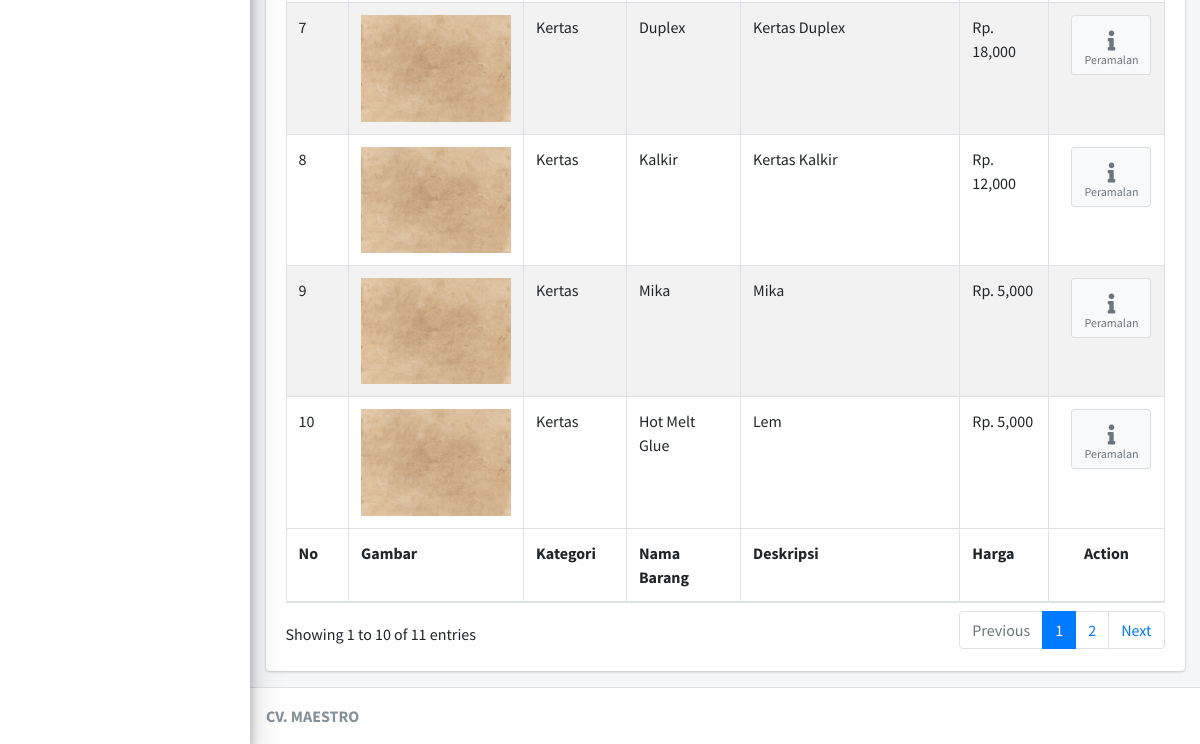
Page /Pimpinan/cPeramalan (signed in, lower part) on the earlier database version.
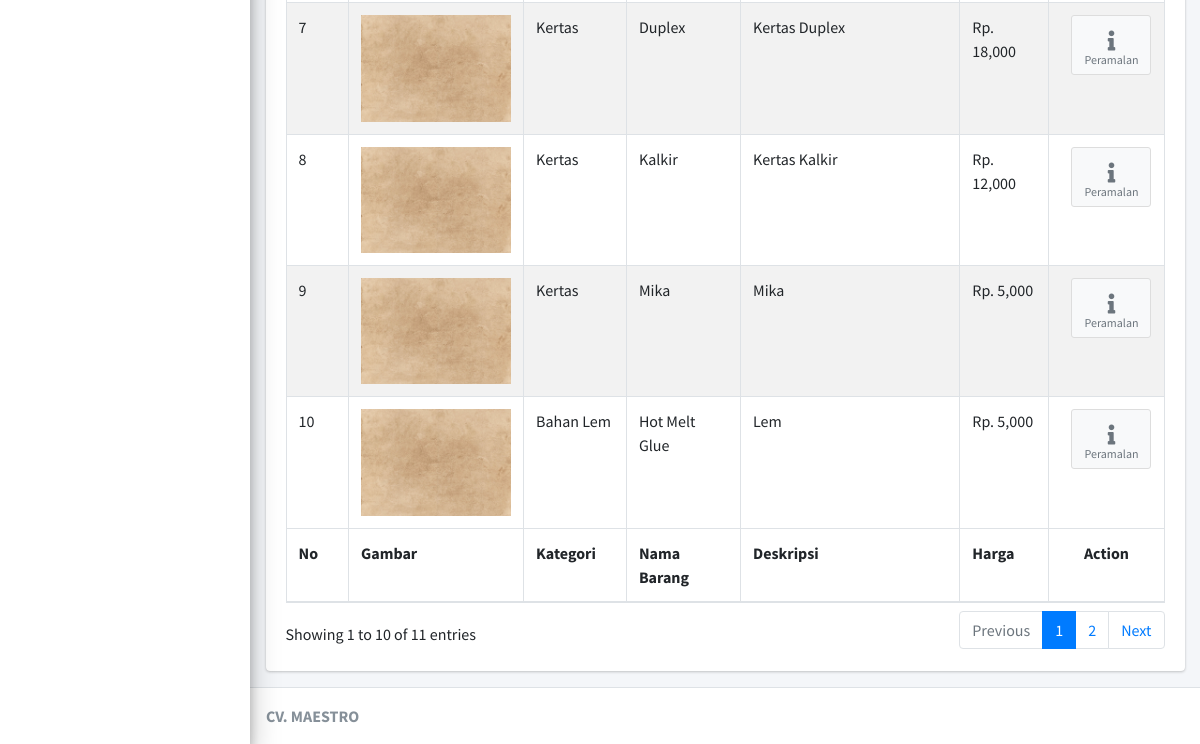
Same page on the later database version.
### tables this page shows
CREATE TABLE `jenis_barang` (
  `id_jenis` int(11) NOT NULL,
  `id_kategori` int(11) NOT NULL,
  `id_supplier` int(11) NOT NULL,
  `nama_barang` varchar(125) NOT NULL,
  `deskripsi` text NOT NULL,
  `harga_supplier` varchar(20) DEFAULT NULL,
  `stok_supplier` int(11) DEFAULT NULL,
  `harga_gudang` varchar(20) DEFAULT NULL,
  `stok_gudang` int(11) DEFAULT NULL,
  `stok_minimal` int(11) NOT NULL,
  `gambar` text NOT NULL,
  `type` int(11) NOT NULL
);

CREATE TABLE `kategori_barang` (
  `id_kategori` int(11) NOT NULL,
  `nama_kategori` varchar(125) NOT NULL
);

### application/controllers/Pimpinan/cPeramalan.php (called while the page is built, shortened)
<?php
class cPeramalan extends CI_Controller
{
	public function __construct()
	{
		$this->load->model('mPeramalan');
	}
	public function index()
	{
		$data = array(
			'barang' => $this->mPeramalan->barang()
		);
		$this->load->view('Pimpinan/Layout/head');
		$this->load->view('Pimpinan/Layout/aside');
		$this->load->view('Pimpinan/vPeramalan', $data);
		$this->load->view('Pimpinan/Layout/footer');
	}
}

### index.php (called while the page is built, shortened)
<?php
require_once BASEPATH.'core/CodeIgniter.php';

### application/models/mPeramalan.php (called while the page is built, shortened)
<?php
class mPeramalan extends CI_Model
{
	public function barang()
	{
		$this->db->select('*');
		$this->db->from('jenis_barang');
		$this->db->join('kategori_barang', 'jenis_barang.id_kategori = kategori_barang.id_kategori', 'left');
		$this->db->where('type=2');
		return $this->db->get()->result();
	}
}

### application/views/Pimpinan/vPeramalan.php (the view, shortened to what this page needs)
<div class="content-wrapper">
	<section class="content">
		<div class="container-fluid">
			<div class="row">
				<div class="col-12">
					<div class="card">
						<div class="card-body">
							<table id="example1" class="table table-bordered table-striped">
								<tbody>
									<?php
									$no = 1;
									foreach ($barang as $key => $value) {
									?>
										<tr>
											<td><?= $no++ ?></td>
											<td>
												<img style="width: 150px;" src="<?= base_url('asset/foto-produk/' . $value->gambar) ?>">
											</td>
											<td><?= $value->nama_kategori ?></td>
											<td><?= $value->nama_barang ?></td>
											<td><?= $value->deskripsi ?></td>
											<td>Rp. <?= number_format($value->harga_supplier)  ?></td>
											<td class="text-center"> <a href="<?= base_url('Pimpinan/cPeramalan/detail_peramalan/' . $value->id_jenis) ?>" class="btn btn-app">
													<i class="fas fa-info"></i> Peramalan
												</a> </td>
										</tr>
									<?php
									}
									?>
								</tbody>
								<tfoot>
									<tr>
										<th>No</th>
										<th>Gambar</th>
										<th>Kategori</th>
										<th>Nama Barang</th>
										<th>Deskripsi</th>
										<th>Harga</th>
										<th class="text-center">Action</th>
									</tr>
								</tfoot>
							</table>
						</div>
					</div>
				</div>
			</div>
		</div>
	</section>
</div>

### application/views/Pimpinan/Layout/head.php (shortened to what this page needs)
<!DOCTYPE html>
<html>
<head>
	<link rel="stylesheet" href="<?= base_url('asset/AdminLTE/') ?>plugins/fontawesome-free/css/all.min.css">
	<link rel="stylesheet" href="https://code.ionicframework.com/ionicons/2.0.1/css/ionicons.min.css">
	<link rel="stylesheet" href="<?= base_url('asset/AdminLTE/') ?>plugins/tempusdominus-bootstrap-4/css/tempusdominus-bootstrap-4.min.css">
	<link rel="stylesheet" href="<?= base_url('asset/AdminLTE/') ?>plugins/icheck-bootstrap/icheck-bootstrap.min.css">
	<link rel="stylesheet" href="<?= base_url('asset/AdminLTE/') ?>plugins/jqvmap/jqvmap.min.css">
	<link rel="stylesheet" href="<?= base_url('asset/AdminLTE/') ?>dist/css/adminlte.min.css">
	<link rel="stylesheet" href="<?= base_url('asset/AdminLTE/') ?>plugins/overlayScrollbars/css/OverlayScrollbars.min.css">
	<link rel="stylesheet" href="<?= base_url('asset/AdminLTE/') ?>plugins/daterangepicker/daterangepicker.css">
	<link rel="stylesheet" href="<?= base_url('asset/AdminLTE/') ?>plugins/summernote/summernote-bs4.css">
	<link rel="stylesheet" href="<?= base_url('asset/AdminLTE/') ?>plugins/datatables-bs4/css/dataTables.bootstrap4.min.css">
	<link rel="stylesheet" href="<?= base_url('asset/AdminLTE/') ?>plugins/datatables-responsive/css/responsive.bootstrap4.min.css">
</head>
<body class="hold-transition sidebar-mini layout-fixed">
	<div class="wrapper">

### application/views/Pimpinan/Layout/aside.php (shortened to what this page needs)
<aside class="main-sidebar sidebar-light-success elevation-4">
</aside>

### application/views/Pimpinan/Layout/footer.php (shortened to what this page needs)
<footer class="main-footer">
	<strong>CV. MAESTRO</strong>
</footer>
</div>
</body>
</html>

Differences in the rows shown:
changed jenis_barang "Hot Melt Glue": id_kategori.nama_kategori "Kertas" → "Bahan Lem"
